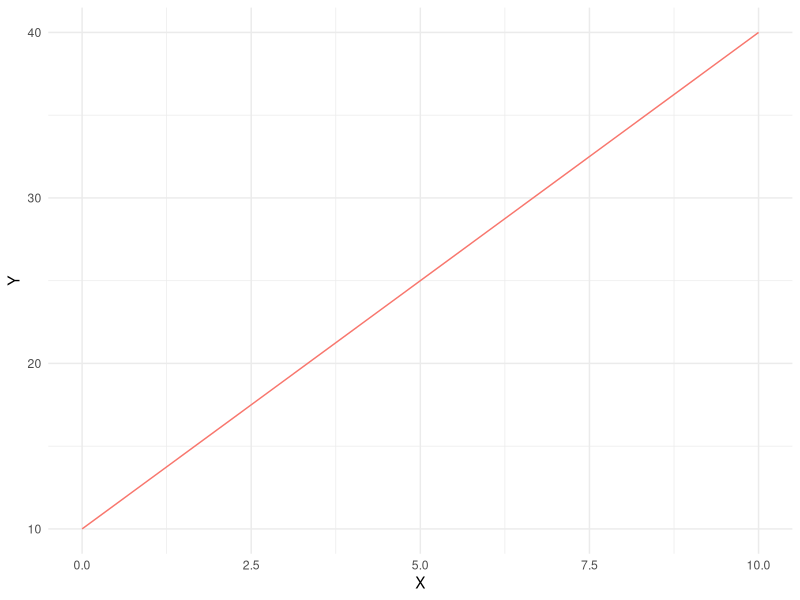

Reproduce this figure in R.
## ---- chunk 1
knitr::opts_chunk$set(echo = TRUE)
library(tidyverse)
library(pracma)
## ---- chunk 2
#count from 1 to 10 in increments of 0.5
count = base::seq(from = 1, to = 10, by = 0.5)
print(count)
## ---- chunk 3
#define function to calculate Y from a linear equation
compute_Y = function(X, a, b){
  Y = a*X + b
  return(Y)
}

#define values
X = 5
b = 10
a = 3

#apply function 
result = compute_Y(X, a, b)
print(result)

#check algebra
#Y = 3*5 + 10
#Y = 15 + 10
#Y = 25
## ---- chunk 4
#define values
a = 3
b = 10
X = base::seq(from = 0, to = 10, by = 1)

#create df
df = data.frame(
  a = a,
  b = b,
  X = c(X),
  Y = compute_Y(X, a, b)
  )

print(df)
## ---- chunk 5
#plot results from part c 
plot_1 = ggplot(data = df, aes(X, Y))+
  geom_line(aes(X, Y, color = 'coral'))+
  theme_minimal()+
  theme(legend.position = 'none')

plot_1
## ---- chunk 6
#define 3 functions
F1 = function(X, a1, b1){
  Y = a1*X + b1
  return(Y)
}

F2 = function(X, a2, b2){
  Y = a2*X + b2
  return(Y)
}

F3 = function(X, a1, b1, a2, b2){
  F1_result = F1(X, a1, b1)
  F2_result = F2(X, a2, b2)
  Z = F1_result - F2_result
  return(Z)
}

#define values
a1 = -2
b1 = 100
a2 = 3
b2 = 0

#find the intersection of the two curves 
X_star = pracma::fzero(fun = F3, x = c(-100, 100), a1 = a1, b1 = b1, a2 = a2, b2 = b2)[[1]]
#an alternative way to use the fzero function:
#X_star = pracma::fzero(function(x) F3(x, a1=a1, b1=b1, a2= a2, b2 = b2), 10)[[1]]
Y_star = F1(X = X_star, a1 = a1, b1 = b1)

results = paste0("X* = " , X_star , ", Y* = " , Y_star)
print(results)
## ---- chunk 7
#check algebra for part e answer
#calculate X*
#F1 = F2
#-2X + 100 = 3x + 0
#5X = 100
#X = 20

#calculate Y* 
#F1 = -2*20 + 100
#F1 = -40 + 100
#F1 = 60

#F2 = 3X
#F2 = 3*20
#F2 = 60

## ---- chunk 8
#define functions
supply_compute_P = function(Q){
  P = 120 + 0.3*Q^(1.3)
  return(P)
}

supply_compute_Q = function(P){
  Q = ((P - 120)/0.3)^(1/1.3)
  return(Q)
}

#apply functions
P = 1000
Q_star = supply_compute_Q(P)

results = paste0("When the price for an inefficient car is $1000, the equilibrium quantity, Q*, is " , Q_star, ".")
print(results)

## ---- chunk 9
supply_elasticity = function(P0){
  P1 = P0 + 1
  Q0 = supply_compute_Q(P0)
  Q1 = supply_compute_Q(P1)
  Es = ((Q1 - Q0)/Q0)/((P1 - P0)/P0)
  return(Es)
}

elasticity_result = supply_elasticity(1000)

results = paste0("The elasticity of supply of inefficient old cars is " , elasticity_result, ".")
print(results)
## ---- chunk 10
#define functions
#demand curve
demand_compute_P = function(Q){
  P = 1500 - 0.04*(Q^(1.2))
  return(P)
}

compute_difference_P = function(Q){
  Z = supply_compute_P(Q) - demand_compute_P(Q) 
  return(Z)
}

#apply functions
Q_star_result = pracma::fzero(fun = compute_difference_P, x = c(0, 10000))[[1]]
print(Q_star_result)

P_star_result = demand_compute_P(Q_star_result)
P_star_result 

results = paste0("The socially optimal number of cars to remove, Q*, is " , Q_star_result , ", and the optimal subsidy, P*, is " , P_star_result, ".")
print(results)

